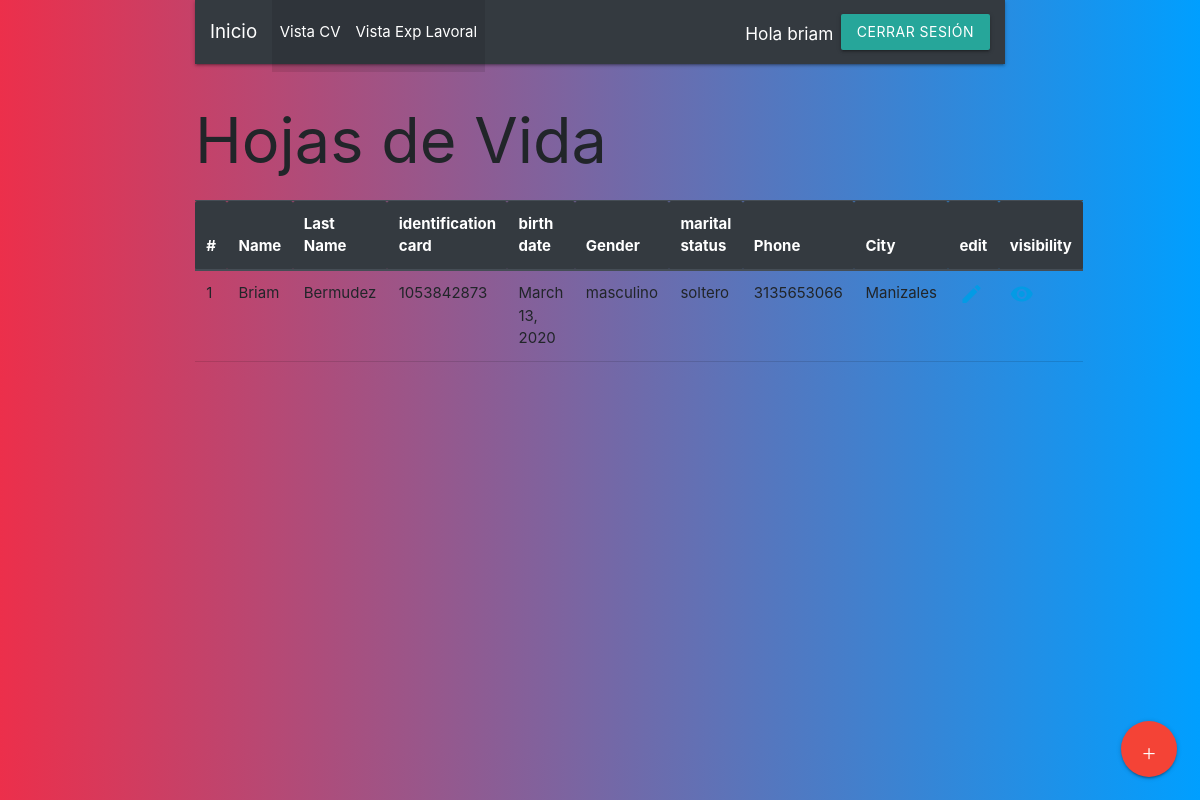
/carguecv/ (signed in), run on the app's committed database.
### carguecv/models.py (models this page shows)
class cv(models.Model):
    nombre = models.CharField(max_length=50)
    apellido = models.CharField(max_length=50)
    tipo_identificacion = models.ForeignKey(Tipo_Identificacion, null=False, on_delete=models.CASCADE)
    ceduala = models.CharField(max_length=30)
    fecha_nacimiento = models.DateField()
    genero = models.CharField(max_length=15)
    estado_civil = models.CharField(max_length=15)
    telefono = models.CharField(max_length=15)
    Departamento = models.ForeignKey(Departamento, null=False, on_delete=models.CASCADE)
    direccion = models.CharField(max_length=50)
    licencia = models.CharField(max_length=5)
    foto = models.FileField(null=False, upload_to="Foto/%Y/%m/%d")
    experiencia_profesional = models.ForeignKey(Exp_Profesional, null=False, on_delete=models.CASCADE)
    formacion = models.ForeignKey(Formacion, null=False, on_delete=models.CASCADE)
    idioma = models.CharField(max_length=20)
    nivel = models.CharField(max_length=15)
    estado_laboral = models.CharField(max_length=20)
    area = models.ForeignKey(Area, null=False, on_delete=models.CASCADE)
    salario = models.IntegerField()
    carga_cv = models.FileField(null=False, upload_to="Cv/%Y/%m/%d")

class Departamento(models.Model):
    departamento = models.CharField(max_length=200)
    municipio = models.ForeignKey(Municipio, null=False, on_delete=models.CASCADE)
    def __str__(self):
        return self.departamento

### carguecv/views.py (the view)
# urls.py: path('carguecv/',views.BadgetView.as_view(), name='carguecv'),
class BadgetView(ListView):
    template_name = 'carguecv.html'
    model = cv

### templates/carguecv.html
{% extends 'base/base.html' %}
  {% load static %}
  {% block content %}
<h1>Hojas de Vida</h1>
<table class="table" align="left">
    <thead class="thead-dark" align="left">
      <tr>
        <th scope="col">#</th>
        <th scope="col">Name</th>
        <th scope="col">Last Name</th>
        <th scope="col">identification card</th>
        <th scope="col">birth date</th>
        <th scope="col">Gender</th>
        <th scope="col">marital status</th>
        <th scope="col">Phone</th>
        <th scope="col">City</th>
        <th scope="col">edit</th>
        <th scope="col">visibility</th>
      </tr>
    </thead>
    <tbody>
      {% for cv in object_list %}
      <tr>
        <td>{{ cv.id }}</td>
        <td>{{ cv.nombre }}</td>
        <td>{{ cv.apellido }}</td>
        <td>{{ cv.ceduala }}</td>
        <td>{{ cv.fecha_nacimiento }}</td>
        <td>{{ cv.genero }}</td>
        <td>{{ cv.estado_civil }}</td>
        <td>{{ cv.telefono }}</td>
        <td>{{ cv.Departamento }}</td>
        <td>
            <a href="{% url 'editar' cv.id %}">
                <i class="material-icons">mode_edit</i>
            </a>
        </td>
        <td>
            <a href="{% url 'Detail' cv.id %}">
                <i class="material-icons">visibility</i>
            </a>
        </td>
      </tr>
      {% endfor %}
      <div class="fixed-action-btn">
          <a href="{% url 'crear' %}" class="btn-floating btn-large red">
              <i class="large material-icons">+</i>
          </a>
      </div>
    </tbody>
  </table>
{% endblock %}

### templates/base/base.html (shortened to what this page needs)
<!DOCTYPE html>
<html lang="en">
<head>
    <link rel="stylesheet" href="https://stackpath.bootstrapcdn.com/bootstrap/4.4.1/css/bootstrap.min.css">
    <link rel="stylesheet"href="https://cdnjs.cloudflare.com/ajax/libs/materialize/1.0.0/css/materialize.min.css">
</head>
<body>
  <div class = "container">
     <nav class="navbar navbar-expand-lg navbar-dark bg-dark">
    <a class="navbar-brand" href="{% url '' %}">Inicio</a>
    <div class="collapse navbar-collapse" id="navbarSupportedContent">
      <ul class="navbar-nav mr-auto">
        <li class="nav-item active">
          <a class="nav-link" href="{% url 'carguecv' %}"> Vista CV <span class="sr-only">(current)</span></a>
        <li class="nav-item active">
          <a class="nav-link" href="{% url 'cargueexplav' %}"> Vista Exp Lavoral <span class="sr-only">(current)</span></a>
      </ul>
      {% if user.is_authenticated %}
          <h6 class="ml-5">Hola {{ user.username }}</h6>
          <a href="{% url 'logout' %}" class="btn btn-info ml-2">Cerrar Sesión</a>
      {% else %}
        <a href="{% url 'users:signup' %}" class="btn btn-light ml-5">Registrarse</a>
        <a href="{% url 'login' %}" class="btn btn-danger ml-2">Iniciar Sesión</a>
      {% endif %}
    </div>
  </nav>
  {% block content %}
  {% endblock %}
  </div>
</body>
</html>

### templates/base/base.html (style rules this page uses)
body { background: -webkit-linear-gradient(to right, #ec2F4B, #009FFF); background: linear-gradient(to right, #ec2F4B, #009FFF); }

### data on the page
cv: id "1", nombre "Briam", apellido "Bermudez", ceduala "1053842873", fecha_nacimiento "March 13, 2020", genero "masculino", estado_civil "soltero", telefono "3135653066", Departamento "Manizales"

### other printed values
{{ user.username }} "briam"
